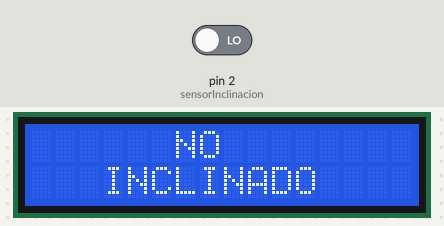
Bench run of a sketch on a simulated Arduino Uno, built with avr-gcc and run on an emulated ATmega328P. Shown: 16×2 character LCD. The inputs (shaded band) are chosen by the test bench; at power-on: pin 2 (sensorInclinacion) LOW.

Above: at 1.2 s.
1.3 s: pin 2 (sensorInclinacion) driven HIGH
At 1.9 s:
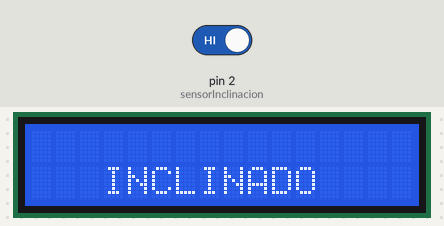
2.8 s: pin 2 (sensorInclinacion) driven LOW
At 3.8 s:
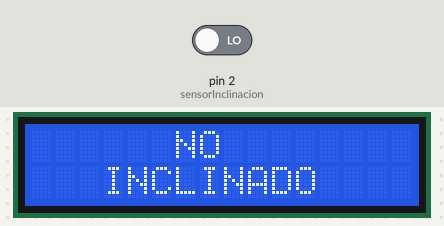
Timing chart, 0 to 5.8 s (numbered marks = the images above; inputs shaded):
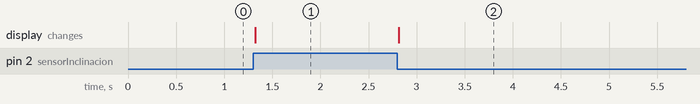

Measured:
- after the input at 1.3 s, the display: changes at once (image 1)
- after the input at 2.8 s, the display: changes at once (image 2)

The sketch:

Main.ino
```cpp
#include <Wire.h>
#include <LiquidCrystal_I2C.h>

LiquidCrystal_I2C lcd(0x27, 16, 2);

const byte sensorInclinacion = 2;

boolean sensorDetecta = false;
boolean bloqueoDetecta = true;

void setup()
{
    lcd.init();
    lcd.backlight();

	pinMode(sensorInclinacion, INPUT);
}

void loop()
{
	sensorDetecta = digitalRead(sensorInclinacion);

    if(sensorDetecta && !bloqueoDetecta){
        escribirInclinado();
        bloqueoDetecta = true;
    }
    if(!sensorDetecta && bloqueoDetecta){
        escribirNoInclinado();
        bloqueoDetecta = false;
    }
}


void escribirInclinado(){
    lcd.setCursor(0,0);
    lcd.print("                ");
    lcd.setCursor(3,1);
    lcd.print("INCLINADO");
}

void escribirNoInclinado(){
    lcd.setCursor(6,0);
    lcd.print("NO");
    lcd.setCursor(3,1);
    lcd.print("INCLINADO");
}
```
